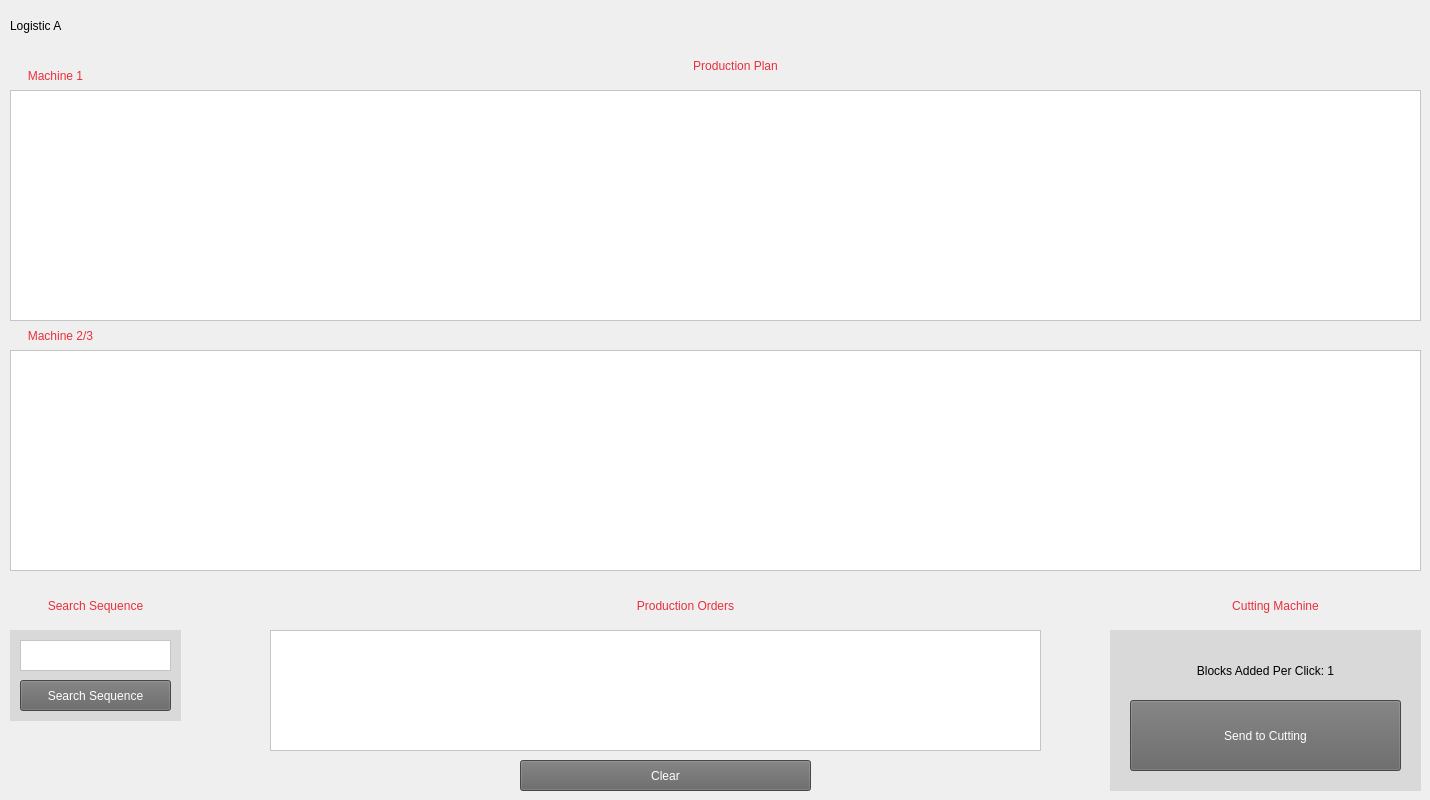
   <widget class="QWidget" name="LogCorteColado">
    <widget class="QPushButton" name="AbastLogCorte">
     <property name="geometry">
      <rect>
       <x>1130</x>
       <y>700</y>
       <width>271</width>
       <height>71</height>
      </rect>
     </property>
     <property name="styleSheet">
      <string notr="true">background-color: rgb(100, 100, 100);
border-color: rgb(170, 0, 0);
color: rgb(255, 255, 255);
font: 9pt &quot;Neue Haas Grotesk Text Pro Blac&quot;;
</string>
     </property>
     <property name="text">
      <string>Send to Cutting</string>
     </property>
    </widget>
    <widget class="QLabel" name="LabelQtdLogCorte">
     <property name="geometry">
      <rect>
       <x>1130</x>
       <y>650</y>
       <width>271</width>
       <height>41</height>
      </rect>
     </property>
     <property name="styleSheet">
      <string notr="true">background-color: rgb(217, 217, 217);
font: 10pt &quot;Neue Haas Grotesk Text Pro Blac&quot;;</string>
     </property>
     <property name="text">
      <string>Blocks Added Per Click: 1</string>
     </property>
     <property name="alignment">
      <set>Qt::AlignCenter</set>
     </property>
    </widget>
    <widget class="QLabel" name="LabelLogCorte">
     <property name="geometry">
      <rect>
       <x>10</x>
       <y>0</y>
       <width>1201</width>
       <height>51</height>
      </rect>
     </property>
     <property name="styleSheet">
      <string notr="true">font: 15pt &quot;Neue Haas Grotesk Text Pro Blac&quot;;
</string>
     </property>
     <property name="text">
      <string>Logistic A</string>
     </property>
    </widget>
    <widget class="QTableWidget" name="TableLogTrigger">
     <property name="geometry">
      <rect>
       <x>270</x>
       <y>630</y>
       <width>771</width>
       <height>121</height>
      </rect>
     </property>
     <property name="styleSheet">
      <string notr="true">background-color: rgb(255, 255, 255);
font: 10pt &quot;HP Simplified&quot;;</string>
     </property>
    </widget>
    <widget class="QLabel" name="LabelLogCorte_2">
     <property name="geometry">
      <rect>
       <x>510</x>
       <y>590</y>
       <width>351</width>
       <height>31</height>
      </rect>
     </property>
     <property name="styleSheet">
      <string notr="true">font: 10pt &quot;Neue Haas Grotesk Text Pro Blac&quot;;
color: rgb(232, 48, 60)

</string>
     </property>
     <property name="text">
      <string>Production Orders</string>
     </property>
     <property name="alignment">
      <set>Qt::AlignCenter</set>
     </property>
    </widget>
    <widget class="QLabel" name="LabelLogCorte_4">
     <property name="geometry">
      <rect>
       <x>1140</x>
       <y>590</y>
       <width>271</width>
       <height>31</height>
      </rect>
     </property>
     <property name="styleSheet">
      <string notr="true">font: 10pt &quot;Neue Haas Grotesk Text Pro Blac&quot;;
color: rgb(232, 48, 60)
</string>
     </property>
     <property name="text">
      <string>Cutting Machine</string>
     </property>
     <property name="alignment">
      <set>Qt::AlignCenter</set>
     </property>
    </widget>
    <widget class="QLabel" name="label_6">
     <property name="geometry">
      <rect>
       <x>310</x>
       <y>320</y>
       <width>31</width>
       <height>31</height>
      </rect>
     </property>
     <property name="text">
      <string/>
     </property>
     <property name="pixmap">
      <pixmap>../../.designer/.designer/laser-cutting-machine.png</pixmap>
     </property>
     <property name="scaledContents">
      <bool>true</bool>
     </property>
    </widget>
    <widget class="QLabel" name="LabelLogCorte_5">
     <property name="geometry">
      <rect>
       <x>180</x>
       <y>50</y>
       <width>1111</width>
       <height>31</height>
      </rect>
     </property>
     <property name="styleSheet">
      <string notr="true">font: 12pt &quot;Neue Haas Grotesk Text Pro Blac&quot;;
color: rgb(232, 48, 60)

</string>
     </property>
     <property name="text">
      <string>Production Plan</string>
     </property>
     <property name="alignment">
      <set>Qt::AlignCenter</set>
     </property>
    </widget>
    <widget class="QLabel" name="label_8">
     <property name="geometry">
      <rect>
       <x>1110</x>
       <y>630</y>
       <width>311</width>
       <height>161</height>
      </rect>
     </property>
     <property name="styleSheet">
      <string notr="true">background-color: rgb(217, 217, 217);</string>
     </property>
     <property name="text">
      <string/>
     </property>
    </widget>
    <widget class="QTableWidget" name="TableLogCorte_C_56">
     <property name="geometry">
      <rect>
       <x>10</x>
       <y>350</y>
       <width>1411</width>
       <height>221</height>
      </rect>
     </property>
     <property name="styleSheet">
      <string notr="true">background-color: rgb(255, 255, 255);
font: 10pt &quot;HP Simplified&quot;;</string>
     </property>
    </widget>
    <widget class="QTableWidget" name="TableLogCorte_C_K">
     <property name="geometry">
      <rect>
       <x>10</x>
       <y>90</y>
       <width>1411</width>
       <height>231</height>
      </rect>
     </property>
     <property name="styleSheet">
      <string notr="true">background-color: rgb(255, 255, 255);
font: 10pt &quot;HP Simplified&quot;;</string>
     </property>
    </widget>
    <widget class="QPushButton" name="LimparAvisos">
     <property name="geometry">
      <rect>
       <x>520</x>
       <y>760</y>
       <width>291</width>
       <height>31</height>
      </rect>
     </property>
     <property name="styleSheet">
      <string notr="true">background-color: rgb(100, 100, 100);
border-color: rgb(170, 0, 0);
color: rgb(255, 255, 255);
font: 9pt &quot;Neue Haas Grotesk Text Pro Blac&quot;;
</string>
     </property>
     <property name="text">
      <string>Clear</string>
     </property>
    </widget>
    <widget class="QLabel" name="LabelLogCorte_13">
     <property name="geometry">
      <rect>
       <x>10</x>
       <y>60</y>
       <width>91</width>
       <height>31</height>
      </rect>
     </property>
     <property name="styleSheet">
      <string notr="true">font: 9pt &quot;Neue Haas Grotesk Text Pro Blac&quot;;
color: rgb(232, 48, 60)
</string>
     </property>
     <property name="text">
      <string>Machine 1</string>
     </property>
     <property name="alignment">
      <set>Qt::AlignCenter</set>
     </property>
    </widget>
    <widget class="QLabel" name="LabelLogCorte_14">
     <property name="geometry">
      <rect>
       <x>10</x>
       <y>320</y>
       <width>101</width>
       <height>31</height>
      </rect>
     </property>
     <property name="styleSheet">
      <string notr="true">font: 9pt &quot;Neue Haas Grotesk Text Pro Blac&quot;;
color: rgb(232, 48, 60)
</string>
     </property>
     <property name="text">
      <string>Machine 2/3</string>
     </property>
     <property name="alignment">
      <set>Qt::AlignCenter</set>
     </property>
    </widget>
    <widget class="QLabel" name="label_22">
     <property name="geometry">
      <rect>
       <x>540</x>
       <y>580</y>
       <width>41</width>
       <height>41</height>
      </rect>
     </property>
     <property name="text">
      <string/>
     </property>
     <property name="pixmap">
      <pixmap resource="resources.qrc">:/images/images/box.png</pixmap>
     </property>
     <property name="scaledContents">
      <bool>true</bool>
     </property>
    </widget>
    <widget class="QLabel" name="label_23">
     <property name="geometry">
      <rect>
       <x>1150</x>
       <y>580</y>
       <width>41</width>
       <height>41</height>
      </rect>
     </property>
     <property name="text">
      <string/>
     </property>
     <property name="pixmap">
      <pixmap resource="resources.qrc">:/images/images/laser-cutting-machine.png</pixmap>
     </property>
     <property name="scaledContents">
      <bool>true</bool>
     </property>
    </widget>
    <widget class="QPushButton" name="PesquisaSeq_6">
     <property name="geometry">
      <rect>
       <x>20</x>
       <y>680</y>
       <width>151</width>
       <height>31</height>
      </rect>
     </property>
     <property name="styleSheet">
      <string notr="true">background-color: rgb(100, 100, 100);
border-color: rgb(170, 0, 0);
color: rgb(255, 255, 255);
font: 9pt &quot;Neue Haas Grotesk Text Pro Blac&quot;;
</string>
     </property>
     <property name="text">
      <string>Search Sequence</string>
     </property>
    </widget>
    <widget class="QLabel" name="label_43">
     <property name="geometry">
      <rect>
       <x>10</x>
       <y>630</y>
       <width>171</width>
       <height>91</height>
      </rect>
     </property>
     <property name="styleSheet">
      <string notr="true">background-color: rgb(217, 217, 217);</string>
     </property>
     <property name="text">
      <string/>
     </property>
    </widget>
    <widget class="QTextEdit" name="PesquisaSeqText_6">
     <property name="geometry">
      <rect>
       <x>20</x>
       <y>640</y>
       <width>151</width>
       <height>31</height>
      </rect>
     </property>
     <property name="styleSheet">
      <string notr="true">background-color: rgb(255, 255, 255);
font: 11pt &quot;Neue Haas Grotesk Text Pro Blac&quot;;</string>
     </property>
    </widget>
    <widget class="QLabel" name="LabelLogCorte_21">
     <property name="geometry">
      <rect>
       <x>10</x>
       <y>590</y>
       <width>171</width>
       <height>31</height>
      </rect>
     </property>
     <property name="styleSheet">
      <string notr="true">font: 10pt &quot;Neue Haas Grotesk Text Pro Blac&quot;;
color: rgb(232, 48, 60)

</string>
     </property>
     <property name="text">
      <string>Search Sequence</string>
     </property>
     <property name="alignment">
      <set>Qt::AlignCenter</set>
     </property>
    </widget>
    <zorder>label_43</zorder>
    <zorder>LabelLogCorte_14</zorder>
    <zorder>label_8</zorder>
    <zorder>AbastLogCorte</zorder>
    <zorder>LabelQtdLogCorte</zorder>
    <zorder>LabelLogCorte</zorder>
    <zorder>TableLogTrigger</zorder>
    <zorder>LabelLogCorte_2</zorder>
    <zorder>LabelLogCorte_4</zorder>
    <zorder>label_6</zorder>
    <zorder>LabelLogCorte_5</zorder>
    <zorder>TableLogCorte_C_56</zorder>
    <zorder>TableLogCorte_C_K</zorder>
    <zorder>LimparAvisos</zorder>
    <zorder>LabelLogCorte_13</zorder>
    <zorder>label_22</zorder>
    <zorder>label_23</zorder>
    <zorder>PesquisaSeq_6</zorder>
    <zorder>PesquisaSeqText_6</zorder>
    <zorder>LabelLogCorte_21</zorder>
   </widget>
